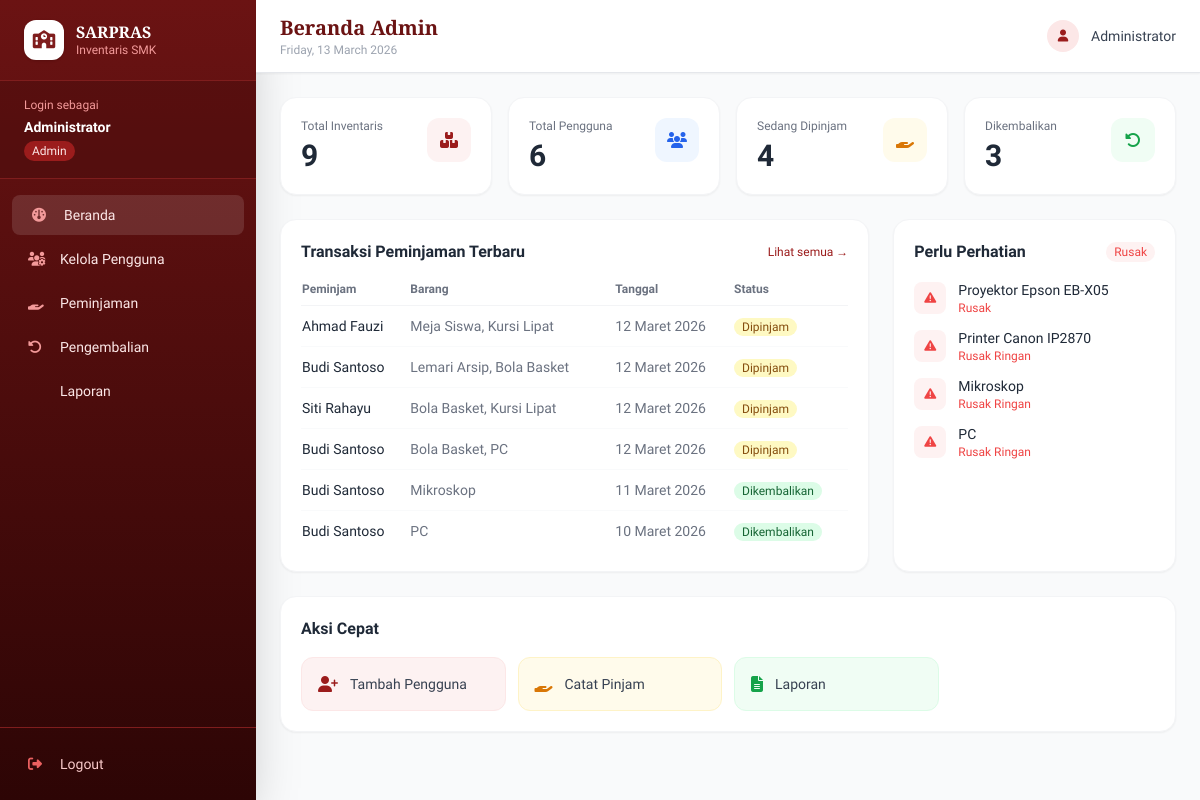
Page /admin/index.php (signed in) on the committed database.
### tables this page shows
CREATE TABLE `inventaris_sarana_peminjaman` (
  `id_peminjaman` int NOT NULL,
  `tanggal_pinjam` date NOT NULL,
  `tanggal_kembali` date DEFAULT NULL,
  `status_peminjaman` varchar(20) NOT NULL DEFAULT 'menunggu',
  `id_pegawai` int NOT NULL
);

CREATE TABLE `inventaris_sarana_pegawai` (
  `id_pegawai` int NOT NULL,
  `nama_pegawai` varchar(50) NOT NULL,
  `nip` varchar(25) NOT NULL,
  `alamat` varchar(50) DEFAULT NULL,
  `username` varchar(25) DEFAULT NULL,
  `password` varchar(255) DEFAULT NULL,
  `tipe_peminjam` enum('guru','staff','siswa') DEFAULT 'guru'
);

CREATE TABLE `inventaris_sarana_inventaris` (
  `id_inventaris` int NOT NULL,
  `nama` varchar(50) NOT NULL,
  `kondisi` varchar(50) DEFAULT NULL,
  `keterangan` varchar(30) DEFAULT NULL,
  `jumlah` int NOT NULL DEFAULT '1',
  `jumlah_rusak` int NOT NULL DEFAULT '0',
  `id_jenis` int NOT NULL,
  `tanggal_register` date NOT NULL,
  `id_ruang` int NOT NULL,
  `kode_inventaris` int NOT NULL,
  `id_petugas` int NOT NULL
);

### config/session.php (called while the page is built, shortened)
<?php
function formatTanggal(string $date): string {
    $bulan = ['', 'Januari','Februari','Maret','April','Mei','Juni',
              'Juli','Agustus','September','Oktober','November','Desember'];
    [$y, $m, $d] = explode('-', $date);
    return (int)$d . ' ' . $bulan[(int)$m] . ' ' . $y;
}

### admin/index.php (the view, shortened to what this page needs)
<?php
require_once '../config/session.php';
$db   = new Database();
$conn = $db->getConnection();
$total_inventaris = $conn->query("SELECT COUNT(*) FROM inventaris_sarana_inventaris")->fetchColumn();
$total_pengguna   = $conn->query("SELECT COUNT(*) FROM inventaris_sarana_petugas")->fetchColumn()
                  + $conn->query("SELECT COUNT(*) FROM inventaris_sarana_pegawai")->fetchColumn();
$total_pinjam     = $conn->query("SELECT COUNT(*) FROM inventaris_sarana_peminjaman WHERE status_peminjaman='dipinjam'")->fetchColumn();
$total_kembali    = $conn->query("SELECT COUNT(*) FROM inventaris_sarana_peminjaman WHERE status_peminjaman='dikembalikan'")->fetchColumn();
$recent = $conn->query(
    "SELECT p.id_peminjaman, p.tanggal_pinjam, p.status_peminjaman,
            pg.nama_pegawai, GROUP_CONCAT(i.nama SEPARATOR ', ') as barang
     FROM inventaris_sarana_peminjaman p
     JOIN inventaris_sarana_pegawai pg ON p.id_pegawai = pg.id_pegawai
     JOIN inventaris_sarana_detail_pinjam dp ON p.id_peminjaman = dp.id_peminjaman
     JOIN inventaris_sarana_inventaris i ON dp.id_inventaris = i.id_inventaris
     GROUP BY p.id_peminjaman
     ORDER BY p.tanggal_pinjam DESC LIMIT 6"
)->fetchAll();
$rusak = $conn->query(
    "SELECT nama, kondisi, id_inventaris FROM inventaris_sarana_inventaris
     WHERE kondisi LIKE '%Rusak%' LIMIT 5"
)->fetchAll();
include '../includes/header.php';
?>
<div class="space-y-6">
  <div class="grid grid-cols-2 lg:grid-cols-4 gap-4">
    <?php
    $stats = [
      ['icon'=>'fa-boxes-stacked',     'label'=>'Total Inventaris', 'value'=>$total_inventaris, 'color'=>'maroon', 'bg'=>'bg-maroon-50',  'ic'=>'text-maroon-600'],
      ['icon'=>'fa-users',             'label'=>'Total Pengguna',   'value'=>$total_pengguna,   'color'=>'blue',   'bg'=>'bg-blue-50',   'ic'=>'text-blue-600'],
      ['icon'=>'fa-hand-holding',      'label'=>'Sedang Dipinjam',  'value'=>$total_pinjam,     'color'=>'amber',  'bg'=>'bg-amber-50',  'ic'=>'text-amber-600'],
      ['icon'=>'fa-rotate-left',       'label'=>'Dikembalikan',     'value'=>$total_kembali,    'color'=>'green',  'bg'=>'bg-green-50',  'ic'=>'text-green-600'],
    ];
    foreach ($stats as $s):
    ?>
    <div class="bg-white rounded-2xl p-5 shadow-sm border border-gray-100 card-hover">
      <div class="flex items-start justify-between">
        <div>
          <p class="text-xs text-gray-500 font-medium mb-1"><?= $s['label'] ?></p>
          <p class="text-3xl font-bold text-gray-800"><?= $s['value'] ?></p>
        </div>
        <div class="w-11 h-11 <?= $s['bg'] ?> rounded-xl flex items-center justify-center">
          <i class="fas <?= $s['icon'] ?> <?= $s['ic'] ?>"></i>
        </div>
      </div>
    </div>
    <?php endforeach; ?>
  </div>
  <div class="grid grid-cols-1 lg:grid-cols-3 gap-6">
    <div class="lg:col-span-2 bg-white rounded-2xl shadow-sm border border-gray-100 p-5">
      <div class="flex items-center justify-between mb-4">
        <h3 class="font-semibold text-gray-800">Transaksi Peminjaman Terbaru</h3>
        <a href="peminjaman.php" class="text-xs text-maroon-600 hover:underline">Lihat semua →</a>
      </div>
      <?php if (empty($recent)): ?>
        <p class="text-gray-400 text-sm text-center py-6">Belum ada data peminjaman</p>
      <?php else: ?>
      <div class="overflow-x-auto">
        <table class="w-full text-sm">
          <thead>
            <tr class="text-left text-xs text-gray-500 border-b border-gray-100">
              <th class="pb-2 font-semibold">Peminjam</th>
              <th class="pb-2 font-semibold">Barang</th>
              <th class="pb-2 font-semibold">Tanggal</th>
              <th class="pb-2 font-semibold">Status</th>
            </tr>
          </thead>
          <tbody class="divide-y divide-gray-50">
            <?php foreach ($recent as $r): ?>
            <tr>
              <td class="py-2.5 font-medium"><?= htmlspecialchars($r['nama_pegawai']) ?></td>
              <td class="py-2.5 text-gray-500 max-w-[160px] truncate"><?= htmlspecialchars($r['barang']) ?></td>
              <td class="py-2.5 text-gray-500"><?= formatTanggal($r['tanggal_pinjam']) ?></td>
              <td class="py-2.5">
                <span class="px-2 py-0.5 rounded-full text-xs font-medium
                  <?= $r['status_peminjaman'] === 'dipinjam' ? 'badge-dipinjam' : 'badge-dikembalikan' ?>">
                  <?= ucfirst($r['status_peminjaman']) ?>
                </span>
              </td>
            </tr>
            <?php endforeach; ?>
          </tbody>
        </table>
      </div>
      <?php endif; ?>
    </div>
    <div class="bg-white rounded-2xl shadow-sm border border-gray-100 p-5">
      <div class="flex items-center justify-between mb-4">
        <h3 class="font-semibold text-gray-800">Perlu Perhatian</h3>
        <span class="text-xs text-red-500 bg-red-50 px-2 py-0.5 rounded-full">Rusak</span>
      </div>
      <?php if (empty($rusak)): ?>
        <div class="flex flex-col items-center justify-center py-8 text-center">
          <i class="fas fa-circle-check text-green-400 text-3xl mb-2"></i>
          <p class="text-sm text-gray-500">Semua kondisi baik!</p>
        </div>
      <?php else: ?>
      <div class="space-y-3">
        <?php foreach ($rusak as $r): ?>
        <div class="flex items-start gap-3">
          <div class="w-8 h-8 bg-red-50 rounded-lg flex items-center justify-center flex-shrink-0 mt-0.5">
            <i class="fas fa-triangle-exclamation text-red-500 text-xs"></i>
          </div>
          <div>
            <p class="text-sm font-medium text-gray-800"><?= htmlspecialchars($r['nama']) ?></p>
            <p class="text-xs text-red-500"><?= htmlspecialchars($r['kondisi']) ?></p>
          </div>
        </div>
        <?php endforeach; ?>
      </div>
      <?php endif; ?>
    </div>
  </div>
  <div class="bg-white rounded-2xl shadow-sm border border-gray-100 p-5">
    <h3 class="font-semibold text-gray-800 mb-4">Aksi Cepat</h3>
    <div class="grid grid-cols-2 md:grid-cols-4 gap-3">
      <?php
      $actions = [
        ['href'=>'pengguna.php',           'icon'=>'fa-user-plus',      'label'=>'Tambah Pengguna',  'color'=>'maroon'],
        ['href'=>'peminjaman.php',          'icon'=>'fa-hand-holding',   'label'=>'Catat Pinjam',    'color'=>'amber'],
        ['href'=>'laporan.php',             'icon'=>'fa-file-lines',     'label'=>'Laporan','color'=>'green'],
      ];
      $colorMap = [
        'maroon'=>['bg'=>'bg-maroon-50','ic'=>'text-maroon-600','border'=>'border-maroon-100'],
        'blue'  =>['bg'=>'bg-blue-50',  'ic'=>'text-blue-600',  'border'=>'border-blue-100'],
        'amber' =>['bg'=>'bg-amber-50', 'ic'=>'text-amber-600', 'border'=>'border-amber-100'],
        'green' =>['bg'=>'bg-green-50', 'ic'=>'text-green-600', 'border'=>'border-green-100'],
      ];
      foreach ($actions as $a):
        $c = $colorMap[$a['color']];
      ?>
      <a href="<?= $a['href'] ?>"
         class="flex items-center gap-3 p-4 rounded-xl border <?= $c['border'] ?> <?= $c['bg'] ?>
                hover:shadow-md transition-all group">
        <i class="fas <?= $a['icon'] ?> <?= $c['ic'] ?>"></i>
        <span class="text-sm font-medium text-gray-700"><?= $a['label'] ?></span>
      </a>
      <?php endforeach; ?>
    </div>
  </div>
</div>
<?php include '../includes/footer.php'; ?>

### includes/header.php (style rules this page uses)
body { font-family: 'Plus Jakarta Sans', sans-serif; }
.card-hover { transition: box-shadow .2s, transform .2s; }
.badge-dipinjam { background:#fef9c3; color:#854d0e; }
.badge-dikembalikan { background:#dcfce7; color:#166534; }

### rows in the picture
inventaris_sarana_peminjaman: id_pegawai.nama_pegawai "Ahmad Fauzi", barang "Meja Siswa, Kursi Lipat", tanggal_pinjam "12 Maret 2026", status_peminjaman "Dipinjam"
inventaris_sarana_peminjaman: id_pegawai.nama_pegawai "Budi Santoso", barang "Lemari Arsip, Bola Basket", tanggal_pinjam "12 Maret 2026", status_peminjaman "Dipinjam"
inventaris_sarana_peminjaman: id_pegawai.nama_pegawai "Siti Rahayu", barang "Bola Basket, Kursi Lipat", tanggal_pinjam "12 Maret 2026", status_peminjaman "Dipinjam"
inventaris_sarana_peminjaman: id_pegawai.nama_pegawai "Budi Santoso", barang "Bola Basket, PC", tanggal_pinjam "12 Maret 2026", status_peminjaman "Dipinjam"
inventaris_sarana_peminjaman: id_pegawai.nama_pegawai "Budi Santoso", barang "Mikroskop", tanggal_pinjam "11 Maret 2026", status_peminjaman "Dikembalikan"
inventaris_sarana_peminjaman: id_pegawai.nama_pegawai "Budi Santoso", barang "PC", tanggal_pinjam "10 Maret 2026", status_peminjaman "Dikembalikan"
inventaris_sarana_inventaris: nama "Proyektor Epson EB-X05", kondisi "Rusak"
inventaris_sarana_inventaris: nama "Printer Canon IP2870", kondisi "Rusak Ringan"
inventaris_sarana_inventaris: nama "Mikroskop", kondisi "Rusak Ringan"
inventaris_sarana_inventaris: nama "PC", kondisi "Rusak Ringan"

### other values in the picture
$nama_user "Administrator"
$role_display "Admin"
$m['label'] "Beranda"
$m['label'] "Kelola Pengguna"
$m['label'] "Peminjaman"
$m['label'] "Pengembalian"
$m['label'] "Laporan"
$pageTitle "Beranda Admin"
$s['label'] "Total Inventaris"
$s['value'] "9"
$s['label'] "Total Pengguna"
$s['value'] "6"
$s['label'] "Sedang Dipinjam"
$s['value'] "4"
$s['label'] "Dikembalikan"
